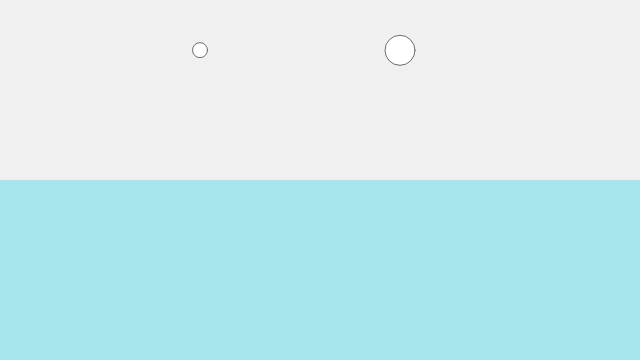
Frame 1 (no input)
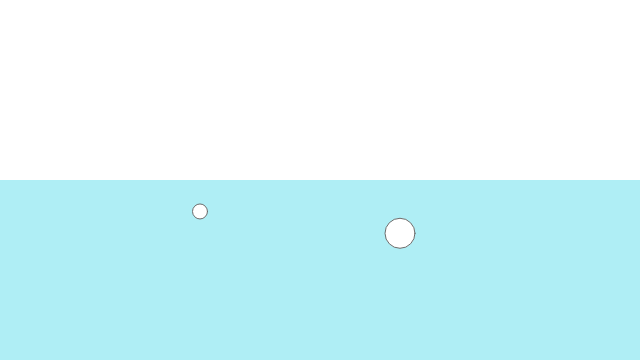
Frame 60 (no input)
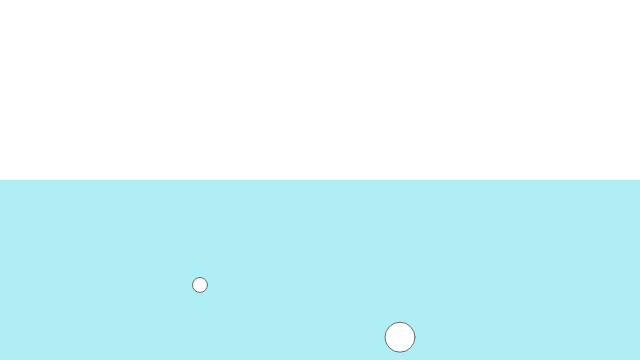
Frame 120 (the mouse pressed at the canvas centre since frame 60)

The p5.js sketch that drew these frames (run headless with seeded random() and noise() and a simulated clock; from frame 60 on, the mouse is pressed at the canvas centre):

// p5.js sketch
// ── sketch.js
var liquid;
var particle1;
var particle2;

function setup() {
  createCanvas(640, 360);
  liquid = new Liquid(0, height/2, width, height, 0.1);
  particle1 = new Particle(200, 50, 1.5);
  particle2 = new Particle(400, 50, 3.0);
}

function draw() {
  background(240);
  
  liquid.display();
  
  if(liquid.contains(particle1)){
    // Calculate and apply drag force
    var dragForce = liquid.calculateDrag(particle1);
    particle1.applyForce(dragForce);
  }
  // Calculate and apply mass scaled gravity
  var gravity1 = createVector(0, 0.1*particle1.mass);
  particle1.applyForce(gravity1);
  
  if(liquid.contains(particle2)){
    // Calculate and apply drag force
    var dragForce = liquid.calculateDrag(particle2);
    particle2.applyForce(dragForce);
  }
  // Calculate and apply mass scaled gravity
  var gravity2 = createVector(0, 0.1*particle2.mass);
  particle2.applyForce(gravity2);
  
  particle1.update();
  particle2.update();
  particle1.display();
  particle2.display();
}

function mousePressed(){
  console.log(particle1.pos.y +" - " +particle2.pos.y);
}
// ── liquid.js
function Liquid(x1, y1, x2, y2, visc){
  this.x1 = x1;
  this.y1 = y1;
  this.x2 = x2;
  this.y2 = y2;
  this.c = visc;
  
  this.contains = function(p){
    var pos = p.pos;
    return (pos.x > this.x1 && pos.x < this.x2 &&
            pos.y > this.y1 && pos.y < this.y2);
  }
  
  this.calculateDrag = function(p){
    // Magnitude = coef * speed^2
    var speed = p.vel.mag();
    var dragMagnitude = this.c *speed *speed;
    
    // Drag force is inverse of velocity
    var dragForce = p.vel.copy();
    dragForce.mult(-1);
    
    // Scale according to magnitude
    dragForce.setMag(dragMagnitude);
    
    return dragForce;
  }
  
  this.display = function(){
    noStroke();
    colorMode(HSB)
    fill(color(186, 59, 92, 0.5));
    rect(this.x1, this.y1, this.x2, this.y2);
  }
  
}
// ── particle.js
function Particle(x, y, m){
  this.pos = createVector(x, y);
  this.vel = createVector(0, 0);
  this.acc = createVector(0, 0);
  this.mass = m;
  
  
  this.update = function(){
    this.vel.add(this.acc);
    this.pos.add(this.vel);
    this.acc.set(0, 0);
    this.edges();
  }
  
  this.display = function(){
    strokeWeight(1.0);
    stroke(42);
    fill(255);
    ellipse(this.pos.x, this.pos.y, this.mass*10, this.mass*10);
  }
  
  this.applyForce = function(force){
    var aux = force.copy();
    aux.div(this.mass);
    this.acc.add(force);
  }
  
  this.edges = function(){
    if(this.pos.y > height){
      this.vel.y *= -1.0;
      this.pos.y = height;
    }
    
    if(this.pos.x > width){
      this.vel.x *= -1.0;
      this.pos.x = width;
    }
    if(this.pos.x < 0){
      this.vel.x *= -1.0;
      this.pos.x = 0;
    }
  }
}
